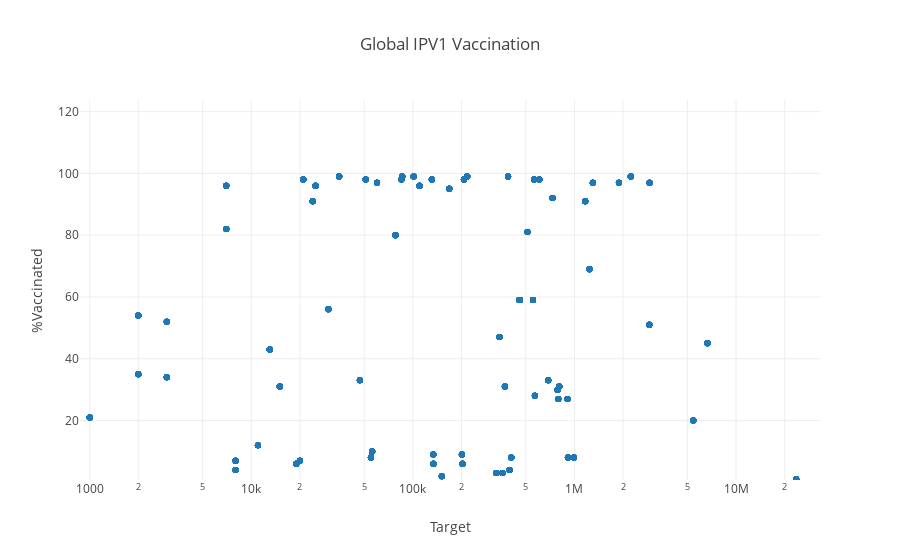

Notebook code for this chart:
### Code cell
for year in years:
    # Make a frame for each year
    frame = {'data': [], 'name': str(year)}
    
    # Make a trace for each frame
    trace = {
        'x': grid.loc[grid['key']==col_name_template.format(
            year=year, header=x_column
        ), 'value'].values[0],
        'y': grid.loc[grid['key']==col_name_template.format(
            year=year, header=y_column
        ), 'value'].values[0],
        'mode': 'markers',
        'text': grid.loc[grid['key']==col_name_template.format(
            year=year, header=bubble_column
        ), 'value'].values[0],
        'type': 'scatter'
    }
    # Add trace to the frame
    frame['data'].append(trace)
    # Add frame to the figure
    figure['frames'].append(frame) 

plotly.offline.iplot(figure, config={'scrollzoom': True})

### Figure 1 — Plotly figure (JSON) as saved in the notebook; plotly's stock layout.template omitted (floating-point values rounded to 4 significant figures; data arrays with more than 128 entries replaced by an {"elided": "..."} marker saying what was removed)
{"data": [{"mode": "markers", "text": {"elided": "1540 str values"}, "type": "scatter", "uid": "42eca21e-463a-48c6-a021-eebde43cc682", "x": {"elided": "1540 int values"}, "y": {"elided": "1540 int values"}}], "layout": {"hovermode": "closest", "showlegend": false, "title": {"text": "Global IPV1 Vaccination"}, "xaxis": {"range": [2.94, 7.52], "title": {"text": "Target"}, "type": "log"}, "yaxis": {"range": [0.75, 123.8], "title": {"text": "%Vaccinated"}}}}
